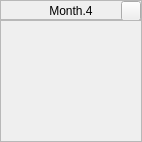
        <widget class="QFrame" name="frameMonth_4">
         <property name="minimumSize">
          <size>
           <width>142</width>
           <height>142</height>
          </size>
         </property>
         <property name="maximumSize">
          <size>
           <width>142</width>
           <height>142</height>
          </size>
         </property>
         <property name="frameShape">
          <enum>QFrame::Box</enum>
         </property>
         <property name="frameShadow">
          <enum>QFrame::Plain</enum>
         </property>
         <property name="lineWidth">
          <number>0</number>
         </property>
         <layout class="QVBoxLayout" name="verticalLayout_4">
          <property name="spacing">
           <number>0</number>
          </property>
          <property name="leftMargin">
           <number>0</number>
          </property>
          <property name="topMargin">
           <number>0</number>
          </property>
          <property name="rightMargin">
           <number>0</number>
          </property>
          <property name="bottomMargin">
           <number>0</number>
          </property>
          <item>
           <widget class="QFrame" name="frameMonthTitle_4">
            <property name="minimumSize">
             <size>
              <width>0</width>
              <height>20</height>
             </size>
            </property>
            <property name="maximumSize">
             <size>
              <width>16777215</width>
              <height>20</height>
             </size>
            </property>
            <property name="frameShape">
             <enum>QFrame::StyledPanel</enum>
            </property>
            <property name="frameShadow">
             <enum>QFrame::Raised</enum>
            </property>
            <layout class="QHBoxLayout" name="horizontalLayout_7">
             <property name="spacing">
              <number>0</number>
             </property>
             <property name="leftMargin">
              <number>20</number>
             </property>
             <property name="topMargin">
              <number>0</number>
             </property>
             <property name="rightMargin">
              <number>0</number>
             </property>
             <property name="bottomMargin">
              <number>0</number>
             </property>
             <item>
              <widget class="QLabel" name="labelMonthTitle_4">
               <property name="minimumSize">
                <size>
                 <width>0</width>
                 <height>20</height>
                </size>
               </property>
               <property name="maximumSize">
                <size>
                 <width>16777215</width>
                 <height>20</height>
                </size>
               </property>
               <property name="text">
                <string>Month.4</string>
               </property>
               <property name="alignment">
                <set>Qt::AlignCenter</set>
               </property>
              </widget>
             </item>
             <item>
              <widget class="QPushButton" name="buttonMonthDetailsView_4">
               <property name="minimumSize">
                <size>
                 <width>20</width>
                 <height>20</height>
                </size>
               </property>
               <property name="maximumSize">
                <size>
                 <width>20</width>
                 <height>20</height>
                </size>
               </property>
               <property name="text">
                <string/>
               </property>
              </widget>
             </item>
            </layout>
           </widget>
          </item>
          <item>
           <widget class="QFrame" name="frameMonthButtonContainer_4">
            <property name="frameShape">
             <enum>QFrame::StyledPanel</enum>
            </property>
            <property name="frameShadow">
             <enum>QFrame::Raised</enum>
            </property>
           </widget>
          </item>
         </layout>
        </widget>
